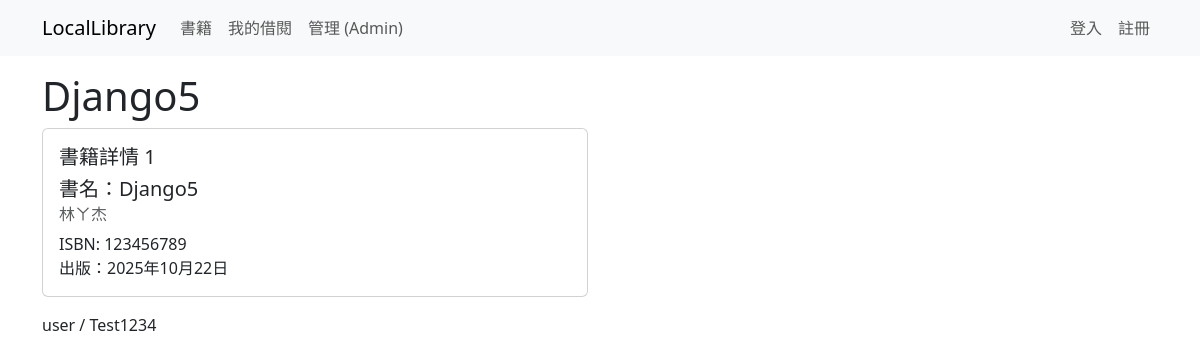
The app's page /catalog/books/1/ with its own data.
### catalog/models.py (models this page shows, shortened)
class Book(models.Model):
    title = models.CharField(max_length=200, verbose_name="隨便來個書名")
    author = models.CharField(max_length=100, verbose_name="不知作者")
    isbn = models.CharField('ISBN', max_length=13, unique=True)
    published_date = models.DateField(null=True, blank=True, verbose_name="出版日期")

### catalog/views.py (the view)
# urls.py: path('catalog/books/<int:pk>/', views.book, name='book_detail'),
def book(request, pk):
    book = Book.objects.get(id=pk)
    return render(request, 'book.html', {'book': book})

### templates/book.html (shortened to what this page needs)
{% extends "base.html" %}
{% block content %}
  <h1>{{book.title}}</h1>
  <div class="row">
      <div class="col-md-6 mb-3">
        <div class="card">
          <div class="card-body">
            <H5 class="card-title">
              書籍詳情 {{book.id}}
            </H5>
            <h5 class="card-title">
              書名：{{ book.title }}
            </h5>
            <h6 class="card-subtitle mb-2 text-muted">{{ book.author }}</h6>
            <p class="card-text">ISBN: {{ book.isbn }}
                <br>出版：{{ book.published_date }}</p>
          </div>
        </div>
      </div>
  </div>
{% endblock %}

### records on screen
Book: title "Django5", id "1", author "林ㄚ杰", isbn "123456789", published_date "2025年10月22日"
